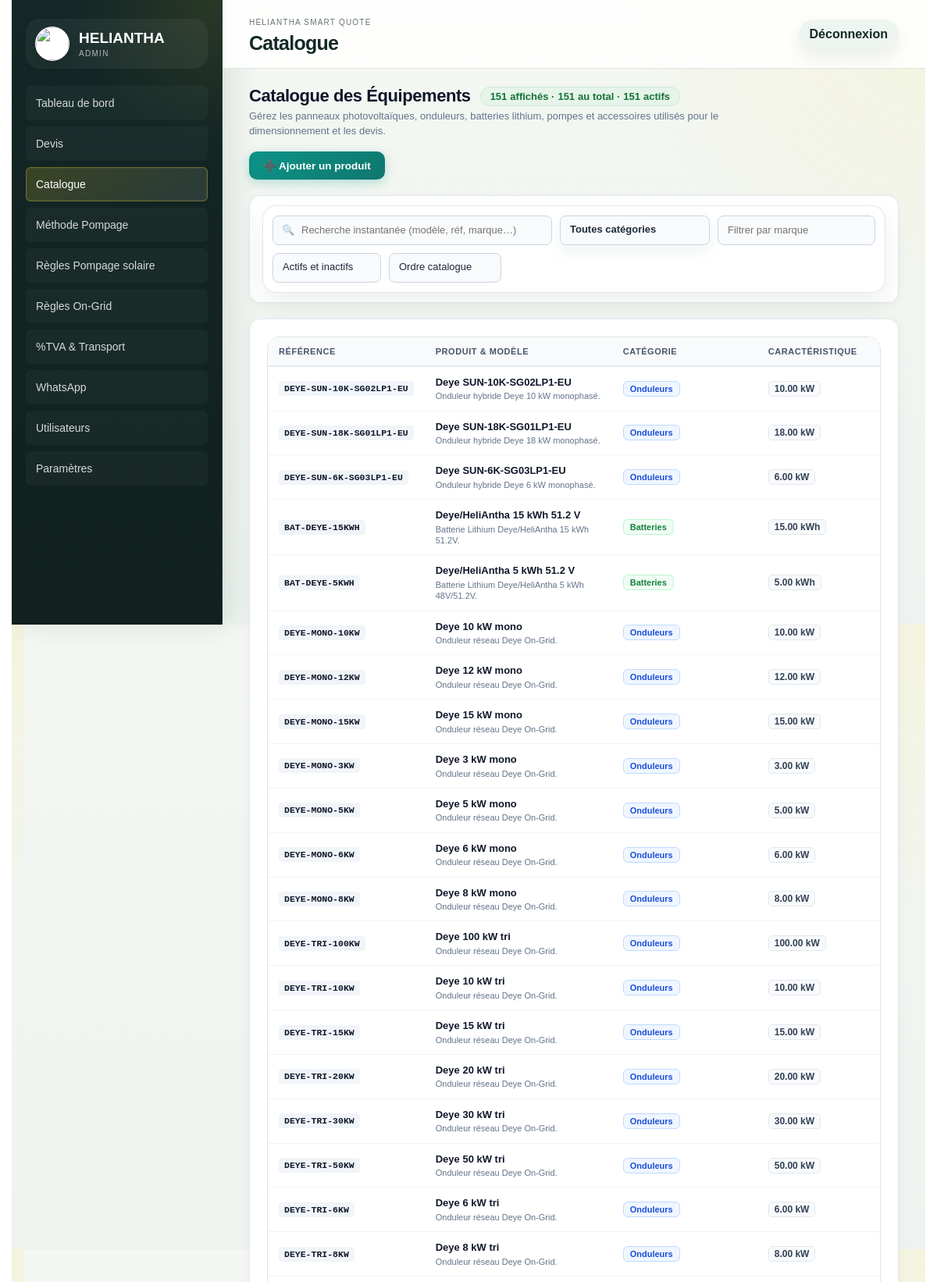
Page /admin/catalogue (signed in, upper part) on the committed database.
### tables this page shows
CREATE TABLE products (
    id INTEGER PRIMARY KEY AUTOINCREMENT,
    reference TEXT NOT NULL UNIQUE,
    category TEXT NOT NULL,
    subcategory TEXT,
    brand TEXT,
    model TEXT,
    description TEXT,
    power_kw REAL,
    power_w REAL,
    voltage REAL,
    current_amp REAL,
    capacity_kwh REAL,
    capacity_l REAL,
    efficiency REAL,
    technology TEXT,
    technical_specs_json TEXT,
    purchase_price REAL,
    sale_price REAL,
    supplier TEXT,
    stock REAL,
    unit TEXT,
    warranty TEXT,
    vat_rate REAL,
    currency TEXT NOT NULL DEFAULT 'DH',
    datasheet_url TEXT,
    demo INTEGER NOT NULL DEFAULT 0,
    preferred INTEGER NOT NULL DEFAULT 0,
    priority INTEGER NOT NULL DEFAULT 0,
    active INTEGER NOT NULL DEFAULT 1,
    created_at TEXT NOT NULL DEFAULT CURRENT_TIMESTAMP,
    updated_at TEXT NOT NULL DEFAULT CURRENT_TIMESTAMP
);

### app/routes.py (the view)
@bp.get("/admin/catalogue")
def admin_catalog():
    filters = {
        "q": request.args.get("q", ""),
        "category": request.args.get("category", ""),
        "active": request.args.get("active", ""),
        "brand": request.args.get("brand", ""),
        "sort": request.args.get("sort", "catalog"),
    }
    if filters["sort"] == "stock_desc":
        filters["sort"] = "catalog"
    products = [
        _decorate_catalog_product(item)
        for item in list_products(
            search=filters["q"],
            category=filters["category"],
            active=filters["active"],
            brand=filters["brand"],
            sort=filters["sort"],
        )
    ]
    return render_template(
        "admin/catalog.html",
        products=products,
        counts=_catalog_counts(),
        filters=filters,
        category_options=category_options(),
        technical_fields=technical_fields_by_category(),
        sort_options=CATALOG_SORT_OPTIONS,
    )

### app/catalog.py (called while the page is built)
def _token(value: Any) -> str:
    normalized = unicodedata.normalize("NFKD", str(value or "").strip().lower())
    ascii_value = "".join(character for character in normalized if not unicodedata.combining(character))
    return re.sub(r"[^a-z0-9]+", "_", ascii_value).strip("_")

def category_options() -> list[dict[str, str]]:
    return [{"value": key, "label": item["label"]} for key, item in CATALOG_CATEGORIES.items()]

def normalize_category(value: Any) -> str:
    normalized = CATEGORY_ALIASES.get(_token(value))
    if not normalized:
        raise ProductValidationError({"category": "Categorie produit non reconnue."})
    return normalized

def category_label(value: Any) -> str:
    try:
        return CATALOG_CATEGORIES[normalize_category(value)]["label"]
    except ProductValidationError:
        return str(value or "")

def technical_fields_for(category: Any) -> list[dict[str, Any]]:
    try:
        return [dict(field) for field in TECHNICAL_FIELDS.get(normalize_category(category), [])]
    except ProductValidationError:
        return []

def technical_fields_by_category() -> dict[str, list[dict[str, Any]]]:
    return {key: technical_fields_for(key) for key in CATALOG_CATEGORIES}

### app/db.py (called while the page is built)
def get_db():
    if "db" not in g:
        database = current_app.config["DATABASE"]
        if database == ":memory:":
            with _SCHEMA_LOCK:
                memory = current_app.extensions.get("heliantha_memory_database")
                if memory is None:
                    uri = f"file:heliantha-{uuid4().hex}?mode=memory&cache=shared"
                    memory = (uri, sqlite3.connect(uri, uri=True))
                    current_app.extensions["heliantha_memory_database"] = memory
            g.db = sqlite3.connect(memory[0], uri=True)
        else:
            g.db = sqlite3.connect(database)
        g.db.row_factory = sqlite3.Row
    return g.db

def _ensure_database_initialized(db):
    app_context = has_app_context()
    if app_context and g.get("heliantha_initialized_connection") is db:
        return
    sentinel = "SELECT 1 FROM sqlite_master WHERE type = 'table' AND name = 'users' LIMIT 1"
    if db.execute(sentinel).fetchone() is None:
        with _SCHEMA_LOCK:
            if db.execute(sentinel).fetchone() is None:
                ensure_schema(db)
    if app_context:
        g.heliantha_initialized_connection = db

### templates/admin/catalog.html (shortened to what this page needs)
{% extends "admin/base.html" %}
{% block page_title %}Catalogue{% endblock %}
{% block content %}
<div class="cat-header-strip">
  <div class="cat-header-info">
    <div class="cat-title-row">
      <h1 class="cat-title">Catalogue des Équipements</h1>
      <span class="cat-counter-pill"><b data-live-catalog-count>{{ products|length }}</b> affichés · <b data-catalog-total>{{ counts.total }}</b> au total · <b data-catalog-active>{{ counts.active }}</b> actifs</span>
    </div>
    <p class="cat-subtitle">Gérez les panneaux photovoltaïques, onduleurs, batteries lithium, pompes et accessoires utilisés pour le dimensionnement et les devis.</p>
  </div>
  <div class="cat-header-action">
    <a class="cat-btn-primary" href="{{ url_for('main.admin_catalog_new') }}" onclick="openProductModal('new', event)">
      ➕ Ajouter un produit
    </a>
  </div>
</div>
<div class="cat-toolbar-card">
  <form class="filters catalog-filters catalog-filter-panel cat-filter-form" method="get" data-live-catalog-filters>
    <div class="cat-search-wrapper">
      <span class="cat-search-icon" aria-hidden="true">🔍</span>
      <input name="q" value="{{ filters.get('q', '') }}" placeholder="Recherche instantanée (modèle, réf, marque…)" aria-label="Recherche instantanée">
    </div>
    <select name="category" aria-label="Catégorie" class="cat-filter-select">
      <option value="">Toutes catégories</option>
    </select>
    <input name="brand" value="{{ filters.get('brand', '') }}" placeholder="Filtrer par marque" class="cat-filter-input-brand">
    <select name="active" aria-label="Statut" class="cat-filter-select">
      <option value="">Actifs et inactifs</option>
    </select>
    <select name="sort" aria-label="Tri" class="cat-filter-select">
      {% for option in sort_options %}
      <option value="{{ option.value }}" {% if filters.get('sort') == option.value %}selected{% endif %}>{{ option.label }}</option>
      {% endfor %}
    </select>
  </form>
</div>
<div class="panel catalog-panel cat-table-card">
  <div class="table-wrap catalog-table-wrap cat-table-wrap">
    <table class="cat-table">
      <thead>
        <tr>
          <th data-pump-hidden-column class="cat-th-ref">Référence</th>
          <th class="cat-th-prod">Produit & Modèle</th>
          <th class="cat-th-cat">Catégorie</th>
          <th class="cat-th-spec">Caractéristique</th>
        </tr>
      </thead>
      <tbody>
        {% for p in products %}
        {% include "admin/_catalog_row.html" %}
        {% else %}
        <tr data-catalog-empty>
          <td colspan="6" class="cat-empty-cell">Aucun produit ne correspond aux critères sélectionnés.</td>
        </tr>
        {% endfor %}
      </tbody>
    </table>
  </div>
</div>
{% endblock %}

### templates/admin/_catalog_row.html (shortened to what this page needs)
<tr
  data-catalog-row
  data-product-id="{{ p.id }}"
  data-category="{{ p.category or '' }}"
  data-brand="{{ p.brand or '' }}"
  data-active="{{ 1 if p.active else 0 }}"
  data-price="{{ p.sale_price or 0 }}"
  data-updated="{{ p.updated_at or '' }}"
  data-search="{{ [('' if p.category == 'pumps' else p.reference), p.brand, p.model, p.description, p.category_label, p.main_characteristic]|select|join(' ')|lower }}"
  class="cat-row {% if not p.active %}is-inactive{% endif %}"
>
  <td data-pump-hidden-column class="cat-cell-ref">
    {% if p.category != 'pumps' %}
    <span class="cat-ref-code">{{ p.reference }}</span>
    {% else %}
    <span class="cat-muted-dash">-</span>
    {% endif %}
  </td>
  <td class="cat-cell-prod">
    <strong class="cat-prod-title">{{ [p.brand, p.model]|select|join(' ') or "Produit catalogue" }}</strong>
    {% if p.description %}<div class="cat-prod-desc">{{ p.description }}</div>{% endif %}
  </td>
  <td class="cat-cell-cat">
    <span class="cat-cat-tag cat-cat-{{ p.category or 'default' }}">{{ p.category_label }}</span>
  </td>
  <td class="cat-cell-spec">
    <span class="cat-spec-badge">{{ p.main_characteristic or "-" }}</span>
  </td>
</tr>

### rows in the picture
products: reference "DEYE-SUN-10K-SG02LP1-EU", brand+model "Deye SUN-10K-SG02LP1-EU", description "Onduleur hybride Deye 10 kW monophasé.", category_label "Onduleurs", main_characteristic "10.00 kW"
products: reference "DEYE-SUN-18K-SG01LP1-EU", brand+model "Deye SUN-18K-SG01LP1-EU", description "Onduleur hybride Deye 18 kW monophasé.", category_label "Onduleurs", main_characteristic "18.00 kW"
products: reference "DEYE-SUN-6K-SG03LP1-EU", brand+model "Deye SUN-6K-SG03LP1-EU", description "Onduleur hybride Deye 6 kW monophasé.", category_label "Onduleurs", main_characteristic "6.00 kW"
products: reference "BAT-DEYE-15KWH", brand+model "Deye/HeliAntha 15 kWh 51.2 V", description "Batterie Lithium Deye/HeliAntha 15 kWh 51.2V.", category_label "Batteries", main_characteristic "15.00 kWh"
products: reference "BAT-DEYE-5KWH", brand+model "Deye/HeliAntha 5 kWh 51.2 V", description "Batterie Lithium Deye/HeliAntha 5 kWh 48V/51.2V.", category_label "Batteries", main_characteristic "5.00 kWh"
products: reference "DEYE-MONO-10KW", brand+model "Deye 10 kW mono", description "Onduleur réseau Deye On-Grid.", category_label "Onduleurs", main_characteristic "10.00 kW"
products: reference "DEYE-MONO-12KW", brand+model "Deye 12 kW mono", description "Onduleur réseau Deye On-Grid.", category_label "Onduleurs", main_characteristic "12.00 kW"
products: reference "DEYE-MONO-15KW", brand+model "Deye 15 kW mono", description "Onduleur réseau Deye On-Grid.", category_label "Onduleurs", main_characteristic "15.00 kW"
products: reference "DEYE-MONO-3KW", brand+model "Deye 3 kW mono", description "Onduleur réseau Deye On-Grid.", category_label "Onduleurs", main_characteristic "3.00 kW"
products: reference "DEYE-MONO-5KW", brand+model "Deye 5 kW mono", description "Onduleur réseau Deye On-Grid.", category_label "Onduleurs", main_characteristic "5.00 kW"
products: reference "DEYE-MONO-6KW", brand+model "Deye 6 kW mono", description "Onduleur réseau Deye On-Grid.", category_label "Onduleurs", main_characteristic "6.00 kW"
products: reference "DEYE-MONO-8KW", brand+model "Deye 8 kW mono", description "Onduleur réseau Deye On-Grid.", category_label "Onduleurs", main_characteristic "8.00 kW"
products: reference "DEYE-TRI-100KW", brand+model "Deye 100 kW tri", description "Onduleur réseau Deye On-Grid.", category_label "Onduleurs", main_characteristic "100.00 kW"
products: reference "DEYE-TRI-10KW", brand+model "Deye 10 kW tri", description "Onduleur réseau Deye On-Grid.", category_label "Onduleurs", main_characteristic "10.00 kW"
products: reference "DEYE-TRI-15KW", brand+model "Deye 15 kW tri", description "Onduleur réseau Deye On-Grid.", category_label "Onduleurs", main_characteristic "15.00 kW"
products: reference "DEYE-TRI-20KW", brand+model "Deye 20 kW tri", description "Onduleur réseau Deye On-Grid.", category_label "Onduleurs", main_characteristic "20.00 kW"
products: reference "DEYE-TRI-30KW", brand+model "Deye 30 kW tri", description "Onduleur réseau Deye On-Grid.", category_label "Onduleurs", main_characteristic "30.00 kW"
products: reference "DEYE-TRI-50KW", brand+model "Deye 50 kW tri", description "Onduleur réseau Deye On-Grid.", category_label "Onduleurs", main_characteristic "50.00 kW"
products: reference "DEYE-TRI-6KW", brand+model "Deye 6 kW tri", description "Onduleur réseau Deye On-Grid.", category_label "Onduleurs", main_characteristic "6.00 kW"
products: reference "DEYE-TRI-8KW", brand+model "Deye 8 kW tri", description "Onduleur réseau Deye On-Grid.", category_label "Onduleurs", main_characteristic "8.00 kW"

### other values in the picture
{{ products|length }} "151"
{{ counts.total }} "151"
{{ counts.active }} "151"
form field sort "Ordre catalogue"
